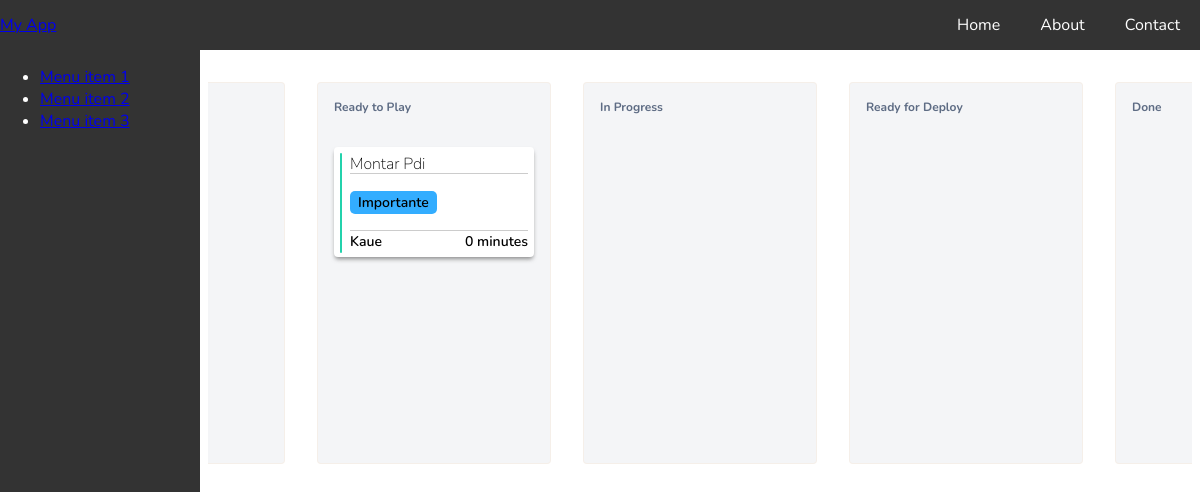
The app's page /, older data.
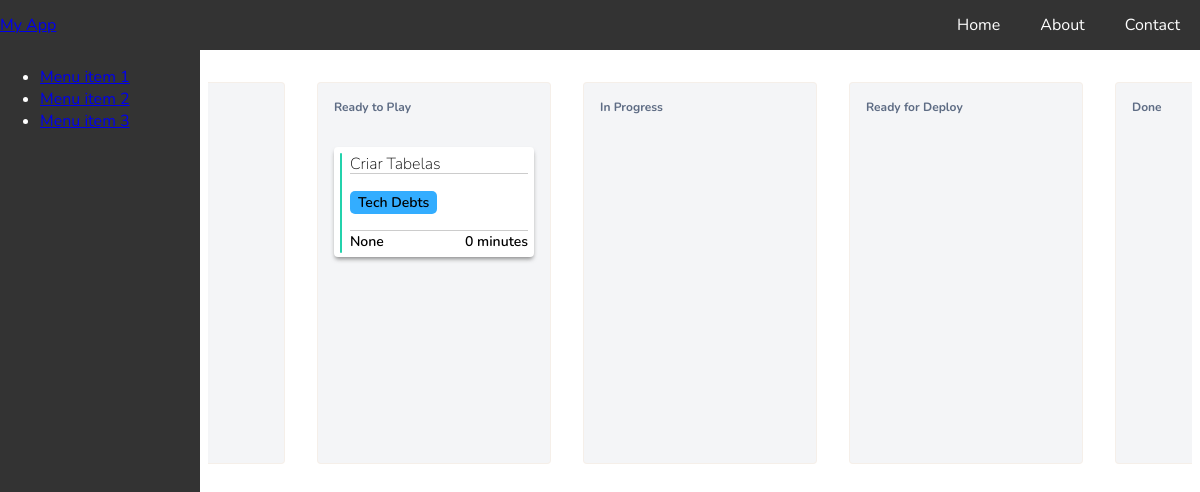
The same page, newer data.
### core/models.py (models this page shows, shortened)
class Card(models.Model):
    card_id = models.UUIDField(primary_key=True, default=uuid.uuid4, editable=False)
    name = models.CharField(max_length=264, unique=False)
    content = models.TextField(null=True, blank=True)
    creation_date = models.DateField()
    last_modified = models.DateField()
    column = models.CharField(max_length=264, unique=False)
    assignee = models.CharField(max_length=264, unique=False, null=True, blank=True)
    card_type = models.CharField(max_length=264, unique=False)
    epic_link = models.ForeignKey('Epic', on_delete=models.CASCADE, null=True, blank=True)

class Epic(models.Model):
    epic_id = models.UUIDField(primary_key=True, default=uuid.uuid4, editable=False)
    name = models.CharField(max_length=264, unique=True)
    content = models.TextField(null=True, blank=True)
    creation_date = models.DateField()
    last_modified = models.DateField()
    assignee = models.CharField(max_length=264, unique=False, null=True, blank=True)
    def __str__(self):
        return str(self.name)

### core/views.py (the view)
# urls.py: path('', views.index),
def index(request):
    cards = Card.objects.all()
    today = date.today()
    return render(request, 'index.html', {'cards': cards, 'today': today})

### templates/index.html (shortened to what this page needs)
{% extends "base.html" %}
{% block content %}
    <nav>
        {% include "navbar.html" %}
    </nav>
    <aside>
        {% include "sidebar.html" %}
    </aside>
    <main>
        {% include "Kanban.html" %}
    </main>
{% endblock %}

### templates/base.html (shortened to what this page needs)
<!DOCTYPE html>
{% load static %}
  <link rel="stylesheet" type="text/css" href="{% static 'css/style.css' %}">
<html>
<head>
</head>
<body>
  {% block content %}
  {% endblock %}
</body>
</html>

### templates/navbar.html
<nav class="navbar">
    <a class="navbar-brand" href="#">My App</a>
    <ul class="navbar-nav">
      <li class="nav-item">
        <a class="nav-link" href="#">Home</a>
      </li>
      <li class="nav-item">
        <a class="nav-link" href="#">About</a>
      </li>
      <li class="nav-item">
        <a class="nav-link" href="#">Contact</a>
      </li>
    </ul>
</nav>

### templates/sidebar.html
<div class="left-menu">
    <ul>
      <li>
        <a href="#">Menu item 1</a>
      </li>
      <li>
        <a href="#">Menu item 2</a>
      </li>
      <li>
        <a href="#">Menu item 3</a>
      </li>
    </ul>
  </div>

### templates/Kanban.html (shortened to what this page needs)
<div class="kanban">
    <div class="boards" >
        <div class="board">
            <h3>Backlog</h3>
            <div class="dropzone">
            </div>
        </div>
        <div class="board">
            <h3>Ready to Play</h3>
            <div class="dropzone">
                {% for card in cards %}
                    {% if card.column == "ready-to-play"%}
                        <div class="card" draggable="true" data-card-id="{{ card.card_id }}">
                            <div class="card-right">
                                <div class="card-head">
                                    <div class="content">{{card.name}}</div>
                                </div>
                                <div class="card-body">
                                    <div class="epic-link">{{card.epic_link}}</div>
                                </div>
                                <div class="card-foot">
                                    <div class="assignee">{{card.assignee}}</div>
                                    <div class="days-on-column">
                                        {% if card.last_modified < today %}
                                            {{ today|timesince:card.last_modified }}
                                        {% endif %}
                                    </div>
                                </div>
                            </div>
                        </div>
                    {% endif %}
                {% endfor %}
            </div>
        </div>
        <div class="board">
            <h3>In Progress</h3>
            <div class="dropzone">
            </div>
        </div>
        <div class="board">
            <h3>Ready for Deploy</h3>
            <div class="dropzone">
            </div>
        </div>
        <div class="board done">
            <h3>Done</h3>
            <div class="dropzone">
            </div>
        </div>
    </div>
</div>

### templates/scripts.html (shortened to what this page needs)
{% load static %}

### static/css/style.css (style rules this page uses)
html { font-family: 'Nunito'; }
body { background-color: white; color: white; }
.boards { display: flex; flex-direction: row; justify-content: center; margin-top: 32px; height: 100%; overflow: auto; width: 100%; }
.board { background: #F4F5F7; border: 1px solid #FD951F11; border-radius: 4px; margin: 0 16px; flex-grow: 1; width: calc(100% - 200px); height: 100%; width: 100%; }
.board h3 { padding: 16px; margin: 0; color: #5e6c84; font-size: 12px; }
.dropzone { padding: 16px; min-width: 200px; min-height: 300px; flex-grow: 1; }
.card { height: 110px; background-color: white; margin-bottom: 16px; padding: 6px; box-shadow: 0 3px 4px -1px #727272cc; width: 100%; border-radius: 4px; font-weight: 600; font-size: 18px; display: flex; flex-direction: row; box-sizing: border-box; }
.content { color: black; font-size: 16px; font-weight: 50; }
.card, .dropzone { transition: 400ms; }
.card-head { height: 20px; width: auto; flex-shrink: 0; border-bottom: 1px solid #ccc; align-items: center; justify-content: center; }
.card-body { flex-grow: 1; width: 100%; flex-shrink: 0; border-bottom: 1px solid #ccc; display: flex; align-items: center; justify-content: left; }
.card-foot { height: 20px; width: auto; flex-shrink: 0; display: flex; align-items: center; justify-content: space-around; }
.epic-link { color: black; border-radius: 5px; padding: 2px 8px; text-align: left; font-size: 14px; background-color: #33adff; }
.assignee { color: black; flex-grow: 1; font-size: 14px; }
.days-on-column { color: black; font-size: 14px; }
.card-right { height: 100%; width: 100%; display: flex; flex-direction: column; }
aside { position: fixed; top: 50px; left: 0; bottom: 0; width: 200px; background-color: #333; color: #fff; }
main { margin-left: 200px; margin-top: 50px; position: relative; right: 0; bottom: 0; }
.navbar { display: flex; justify-content: space-between; align-items: center; position: fixed; top: 0; left: 0; right: 0; height: 50px; background-color: #333; color: #fff; }
.navbar-nav { display: flex; }
.nav-item { list-style: none; }
.nav-link { color: #fff; text-decoration: none; font-size: 16px; padding: 0 20px; }
.kanban { display: flex; flex-direction: row; justify-content: center; margin-top: 32px; width: 100%; height: 100%; }

Row changes from the older to the newer data that the page shows:
removed Card: name "Montar Pdi", epic_link "Importante", assignee "Kaue", last_modified "0 minutes"
added Card: name "Criar Tabelas", epic_link "Tech Debts", assignee "None", last_modified "0 minutes"
